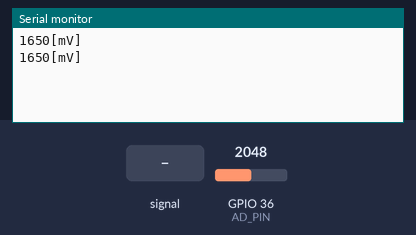
Bench run of a sketch on a simulated ESP32. Parts: the last lines printed to the serial monitor. Inputs (shaded band) come from the test bench; at power-on: GPIO 36 (AD_PIN) = 2048.

Above: at 1.3 s.
1.4 s: GPIO 36 (AD_PIN) fed a 200 Hz sine of ±327 counts around its level
At 2.8 s:
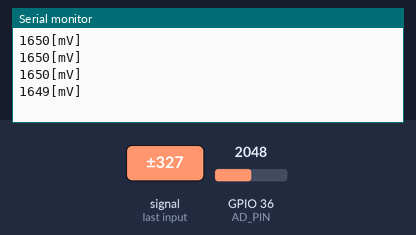
2.9 s: GPIO 36 (AD_PIN) set to 2866
At 3.8 s:
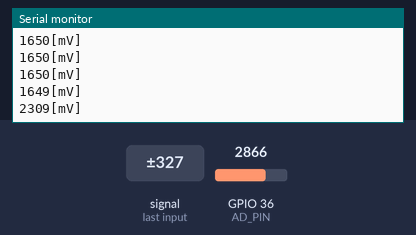
4.4 s: GPIO 36 (AD_PIN) set to 3603
At 5.3 s:
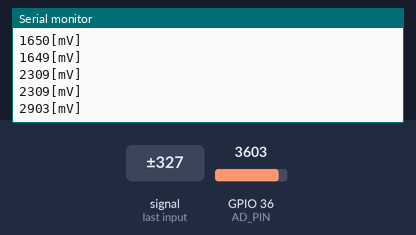
Timing chart, 0 to 7.4 s (numbered marks = the images above; inputs shaded):
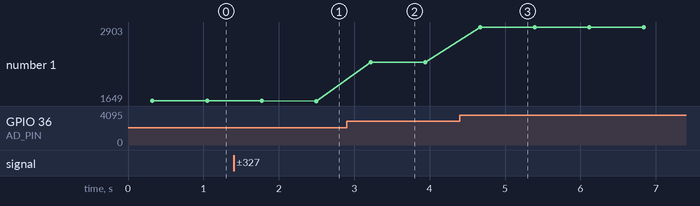

The sketch:

CurrentTransformerSensor.ino
```cpp
//#include <WiFi.h>
//#include <WebServer.h>

//const char* ssid     = "1010031";
//const char* password = "85bfa37109";
//const IPAddress ip(192,168,11,32);
//const IPAddress gateway(192,168,11,1);
//const IPAddress subnet(255,255,255,0);

//#define LED_BUILTIN 2
#define AD_PIN 36
#define LOOP_COUNT 2000

//WebServer server(80);

void setup() {
  /* ----- Setting up serial communication with PC ------ */
  /* ここでUSBを介してPCとシリアル通信を始める。115200はシリアル通信のボーレート */
  Serial.begin(115200);
  while (!Serial) {
    ; // wait for serial port to connect. Needed for native USB port only
  // 何らかの問題があってシリアルポートに接続できないときは、このループにトラップされる
  }
  delay(100);

	// 減衰を-6dbに設定
  analogSetAttenuation(ADC_6db);  // ATT -6dB
  pinMode(AD_PIN, ANALOG);

	// WiFi 設定
  //if (!WiFi.config(ip,gateway,subnet)){
  //    Serial.println("Failed to configure!");
  //}

	// WiFi 接続開始
  //WiFi.begin(ssid, password);

	// WiFi 接続待機
  //while (WiFi.status() != WL_CONNECTED) {
  //    delay(500);
  //    Serial.print(".");
  //}

	// WiFi ステータス表示
  //Serial.println("");
  //Serial.println("WiFi connected.");
  //Serial.println("IP address: ");
  //Serial.println(WiFi.localIP());

  // サーバにアクセスしたときの挙動
  //server.on("/", handleRoot);
  //server.onNotFound(handleNotFound);

	// サーバ起動
  //server.begin();
}

void loop() {
  // 待ち
	//server.handleClient();

	// A0から電圧読み取り
  //Serial.printf("%d[mV]\n", analogReadMilliVolts(AD_PIN) );
  //delay(500);

  long adMillivoltTemp = 0;
  for ( int i = 0 ; i < LOOP_COUNT ; i++ )
  {
    adMillivoltTemp += (long)analogReadMilliVolts(AD_PIN);
  }
  float adMillivolt = (float)((double)adMillivoltTemp / (double)LOOP_COUNT); //mV Average
  Serial.printf("%d[mV]\n", (int)(adMillivolt+0.5) );
  delay(500);
}

/*
void handleRoot() {
  String html;

  //HTML記述
  html = "<!DOCTYPE html>";
  html += "<html lang='ja'>";
  html += "<head>";
  html += "<meta charset=\"utf-8\">";
  html += "<title>Lesson 04</title>";
  html += "</head>";
  html += "<body>";
  html += "<h1>Hello omoroya!!</h1>";
  html += "<p><h2>こんにちは omoroya!!</h2></p>";
  html += "</body>";
  html += "</html>";

  // HTMLを出力する
  //server.send(200, "text/html", html);
  server.send(200, "text/html", String(analogReadMilliVolts(A0)));
}

void handleNotFound(void) {
  server.send(404, "text/plain", "Not Found");
}
*/
```

Measured:
- after the input at 1.4 s, the serial monitor: prints a new line after 1.1 s (image 1)
- after the input at 2.9 s, the serial monitor: prints a new line after 0.32 s (image 2)
- after the input at 4.4 s, the serial monitor: prints a new line after 0.27 s (image 3)
- plotted number 1: 1650 → 1649 after the input at 1.4 s, 1649 → 2309 after the input at 2.9 s, 2309 → 2903 after the input at 4.4 s
